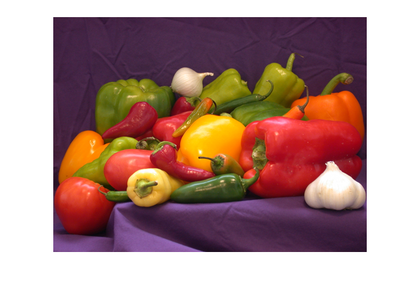
%> input picture Project3 - Jonathan Krehling/veg.png, 420 x 293 px, shrunk from 686 x 479 before the run
$ octave affine.m   (GNU Octave 9; MATLAB toolbox functions it lacks are replaced by stand-ins)
%> lines starting %> are read from the running program, lines starting %| are printed output that depends on the picture
%Affine matrix script
%Jonathan Krehling

%To use this script select which parameters you want and run
clear
I = imread('veg.png'); %open image
%> I is the input picture: size 293x420x3 uint8; mean R, G, B 174.6, 142.1, 136.8
if size(I, 3) == 3
    I = rgb2gray(I);
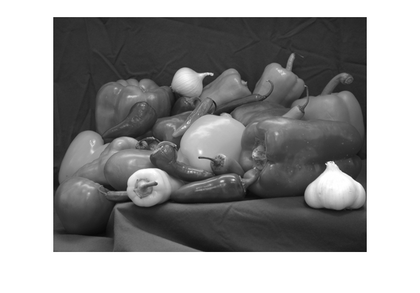
%> I: size 293x420 uint8; min 8, max 255, mean 151.2
end

[y,x] = size(I); %determine size of image
%> y = 293; x = 420
theta = 45; %angle of rotation
Sx = 2; %scaling in x direction
Sy = 2; %scaling in y direction
Tx = 0; %translation in x direction
Ty = 0; %translation in y direction
G=[Sx*cosd(theta) Sy*sind(theta) Tx;-Sx*sind(theta) Sy*cosd(theta) Ty; 0 0 1];

%G = [5 0 1; 0 5 1; 0 0 1]; %contains arbitrary values, can be changed
A=zeros(y, x); %declares new image matrix
shift = round(G*[x/2;y/2;1]); %finds the centre of the image in new coordinate space
%> shift = [504; -90; 1]
for countx = 1:x
    for county = 1:y
    X = countx + shift(1,1)-x/2;%shifts the point to the transformed coordinate
    Y = county + shift(2,1)-y/2;
    xprime = (G^-1)*[X;Y;1]; %does the inverse transform on the new point to determine the corresponding point in the original image
    pround = round(xprime); %rounds points to integer value
    if pround(1,1) > 0 && pround(1,1) < x+1  %ensures pixel value is within the coordinates of the image, if not the value is discarded
        if pround(2,1) > 0 && pround(2,1) < y+1
            A(county,countx) = I(pround(2,1),pround(1,1)); %puts newly calculated image value into new matrix
        end
    end
    end
end
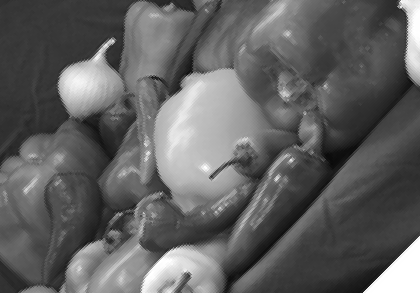
%> A: size 293x420 double; min 10, max 255, mean 97.4

imshow(A, [])
